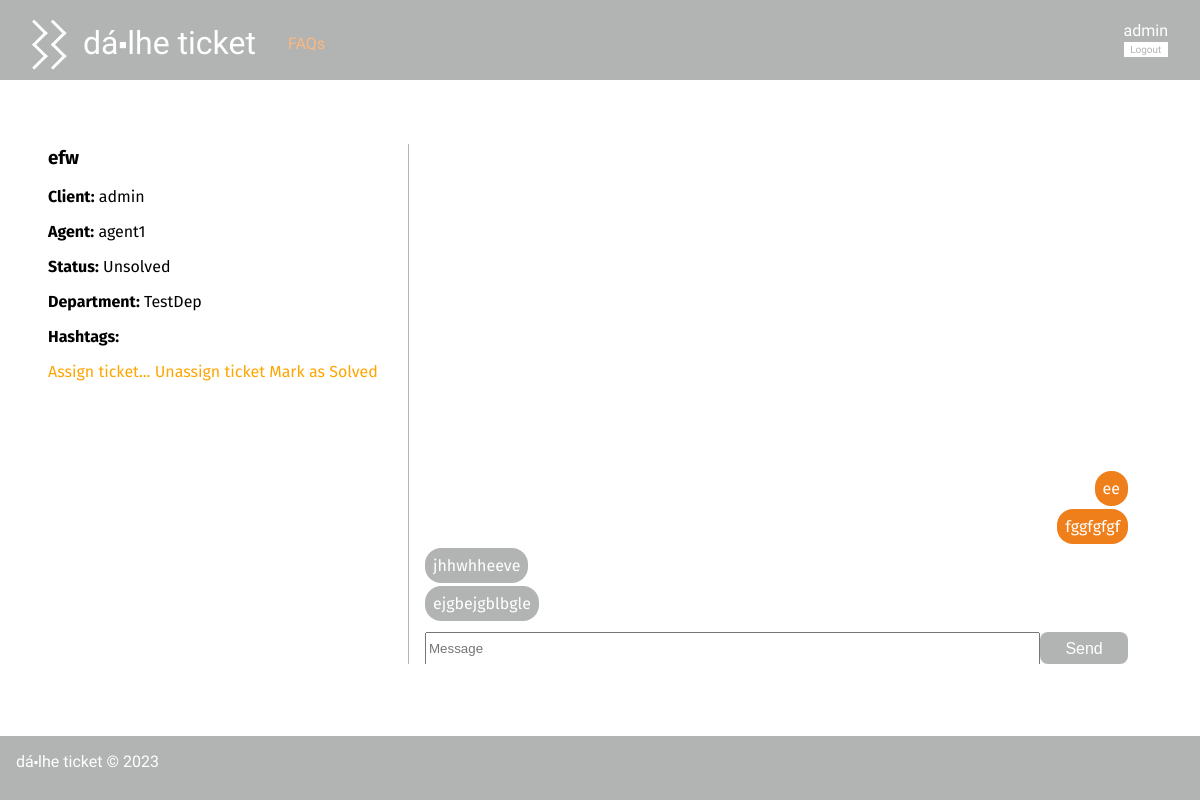
The app's page /pages/ticket.php?id=3 (signed in) with its own data.
### tables this page shows
CREATE TABLE Ticket(
   id integer primary key autoincrement,
   title varchar(60) not null,
   client varchar(20) not null,
   agent varchar(20),
   status varchar(10) not null,
   department varchar(20),
   foreign key (client) references User(username),
   foreign key (agent) references User(username),
   foreign key (department) references Department(name)
);

CREATE TABLE Message(
   id integer primary key autoincrement,
   ticketId integer not null,
   isFromClient boolean not null,
   message text not null,
   author varchar(20) not null,
   foreign key (ticketId) references Ticket(id)
);

### pages/ticket.php (called while the page is built, shortened)
<?php
    require_once(__DIR__ . '/../database/connection.db.php');
    require_once(__DIR__ . '/../database/ticket.class.php');
    require_once(__DIR__ . '/../database/user.class.php');
    require_once(__DIR__ . '/../templates/common.tpl.php');
    require_once(__DIR__ . '/../templates/ticket.tpl.php');
    require_once(__DIR__ . '/../utils/session.php');
    $db = getDatabaseConnection();
    $ticket = Ticket::getTicketById($db, intval($_GET['id']));
    drawTicket($db, $ticket);
?>

### database/ticket.class.php (called while the page is built, shortened)
<?php
    class Ticket {
        public function __construct(int $id, string $title, string $client, ?string $agent, string $status, string $department) {
            $this->id = $id;
            $this->title = $title;
            $this->client = $client;
            $this->agent = $agent;
            $this->status = $status;
            $this->department = $department;
        }
        static public function getTicketById(PDO $db, int $id) : Ticket {
            $stmt = $db->prepare('SELECT * from Ticket WHERE id = ?');
            $stmt->execute(array($id));
            $line = $stmt->fetchAll()[0];
            $ticket = new Ticket(
                $line['id'],
                $line['title'],
                $line['client'],
                $line['agent'],
                $line['status'],
                $line['department'],
            );
            return $ticket;
        }
    }
?>

### utils/session.php (called while the page is built, shortened)
<?php
  class Session {
    public function getName() : ?string {
      return isset($_SESSION['name']) ? $_SESSION['name'] : null;
    }
  }
?>

### database/user.class.php (called while the page is built, shortened)
<?php
class User{
  public function __construct(string $name, string $username, string $email, string $type, string $department, int $ticket_count, int $closed_tickets){
    $this->username = $username;
    $this->type = $type;
  }
  static public function getUserByUsername(PDO $db, string $username) : User {
    $stmt = $db->prepare('SELECT * from User where username = ?');
    $stmt->execute(array($username));
    $user = $stmt->fetchAll()[0];
    return new User(
      $user['name'],
      $user['username'],
      $user['email'],
      $user['type'],
      $user['department'],
      intval($user['ticket_count']),
      intval($user['closed_tickets'])
    );
  }
}
?>

### database/message.class.php (called while the page is built, shortened)
<?php
  require_once(__DIR__ . '/../utils/session.php');
  class Message{
    public string $author;
    public function __construct(int $id, int $ticketId, bool $isFromClient, string $message, string $author){
      $this->message = $message;
      $this->author = $author;
    }
    public function isMine(PDO $db){
      $session = new Session();
      return $this->author == $session->getName();
    }
    static public function getAllMessagesFromTicket(PDO $db, int $id) : array {
        $stmt = $db->prepare('
            SELECT m.id, m.ticketId, m.isFromClient, m.message, m.author
            FROM Message m JOIN Ticket t
            ON m.ticketId = t.id
            WHERE t.id = ?
        ');
        $stmt->execute(array($id));
        $messages = array();
        while($message = $stmt->fetch()){
            $messages[] = new Message(
            $message['id'],
            intval($message['ticketId']),
            $message['isFromClient'] == 1,
            $message['message'],
            $message['author']
            );
        }
        return $messages;
    }
  }
?>

### templates/ticket.tpl.php (the view, shortened to what this page needs)
<?php
    require_once(__DIR__ . '/../database/ticket.class.php');
    require_once(__DIR__ . '/../database/message.class.php');
?>
<?php function drawTicket(PDO $db, Ticket $ticket) {
    $session = new Session();
    $me = User::getUserByUsername($db, $session->getName());
    ?>
    <div class="ticket_details">
        <div class="ticket_info">
            <h3><?= $ticket->title ?></h3>
            <div class="ticket_client"><span class="bold">Client:</span> <?= $ticket->client ?></div>
            <?php if($ticket->agent !== null) { ?>
                <div class="ticket_agent"><span class="bold">Agent:</span> <?= $ticket->agent ?></div>
            <?php } ?>
            <div class="ticket_status"><span class="bold">Status:</span> <?= $ticket->status ?></div>
            <div class="ticket_department"><span class="bold">Department:</span> <?= $ticket->department ?></div>
            <div class="ticket_hashtags"><span class="bold">Hashtags: </span>
            </div>
                <?php
                    if (($me->type == 'admin' || $me->department == $ticket->department) && $ticket->status == 'Unsolved') {
            ?>
                    <a href="../pages/assign_ticket.php?id=<?= $ticket->id ?>">Assign ticket...</a>
            <?php
                    } if ($ticket->agent != null && $ticket->status == 'Unsolved' && $me->type == 'admin') {
            ?>
                    <a href=<?=("../actions/action_abandon_ticket.php?id=" . $ticket->id)?>>
                        Unassign ticket
                    </a>
            <?php
                    }
                    if ($me->type == 'admin' || $ticket->agent == $me->username) {
            ?>
                    <a href="../actions/action_change_ticket_status.php?id=<?= $ticket->id ?>">
                        Mark as <?= $ticket->status == 'Unsolved'? 'Solved' : 'Unsolved' ?>
                    </a>
            <?php
                    }
                ?>
                </div>
        <?php
            if($session->getName() == $ticket->agent || $session->getName() == $ticket->client || $ticket->agent == null) {
        ?>
        <div class="ticket_messages">
            <div class="message_list">
        <?php
            foreach(Message::getAllMessagesFromTicket($db, $ticket->id) as $message) { ?>
                    <div class="ticket_message <?= $message->isMine($db) ? 'right' : 'left' ?>">
                        <div class="ticket_message_text"><p><?= $message->message ?></p></div>
                    </div>
                <?php }
            if (($ticket->client == $me->username || $ticket->agent == $me->username) && $ticket->status == 'Unsolved') {
                ?>
                </div>
            <form class="send_message" method=post action="../actions/action_send_message.php">
                <input type="text" name="message" placeholder="Message">
                <button class="message_button"type="Submit">Send</button>
            </form>
        </div>
    <?php } ?>
<?php } ?>
<?php } ?>

### css/style.css (style rules this page uses)
body { font-family: 'Allerta Stencil', sans-serif; margin: 0; padding: 0; display: grid; grid-template-columns: auto; grid-template-rows: 5em auto 4em; grid-template-areas: "header" "main" "footer"; min-height: 100vh; background-color: #b2b3b3; }
form * { display: block; }
a { text-decoration: none; color: orange; }
button { background-color: #b2b3b3; color: #ffffff; border: none; border-radius: 0.5em; padding: 0.5em; font-size: 1em; font-weight: 100; cursor: pointer; margin: 1em 0; }
p { overflow-wrap: break-word; }
.username, .email, .type, .ticket_client, .ticket_agent, .ticket_status, .ticket_department, .ticket_hashtags, .agent_department, .assigned_tickets, .solved_tickets { margin-bottom: 1em; }
.bold { font-weight: bold; }
.send_message { display: grid; grid-template-columns: 7fr 1fr; height: 2em; }
.send_message * { height: 2em; margin: 0; }
@media (min-width: 50em) { .ticket_details { display: grid; grid-template-columns: 30vw 60vw; grid-template-rows: 67vh; grid-template-areas: "left right"; } }
@media (min-width: 50em) { .ticket_details .ticket_info { grid-area: left; padding-right: 1em; } }
@media (min-width: 50em) { .ticket_details .ticket_messages { grid-area: right; height: 100 vh; overflow-y: scroll; border-left-color: #b2b3b3; border-left-style: solid; border-left-width: 1px; border-top: none; padding-left: 1em; margin-top: 3.7em; padding-top: 0; align-self: end; justify-self: stretch; min-width: none; height: 65vh; display: grid; grid-template-rows: auto 2.5em; grid-template-areas: "message_list" "form"; } }
@media (min-width: 50em) { .message_list { grid-area: message_list; align-self: end; } }
@media (min-width: 50em) { .ticket_messages .send_message { grid-area: form; align-self: end; } }
.ticket_message_text { display: inline-block; border-radius: 1em; padding: 0.5em; }
.right { display: flex; justify-content: flex-end; }
.right .ticket_message_text { background-color: #ef7f1a; }
.right p { display: inline; margin: 0; color: white }
.left .ticket_message_text { background-color: #b2b3b3; }
.left p { display: inline; margin: 0; color:white; }
.ticket_message { margin-bottom: 0.2em; }
.ticket_messages .send_message { margin-top: 1em; }

### records on screen
ticket: title "efw", client "admin", agent "agent1", status "Unsolved", department "TestDep"
message: message "ee"
message: message "fggfgfgf"
message: message "jhhwhheeve"
message: message "ejgbejgblbgle"

### other values on screen
$name "dá⬝lhe ticket"
$session->getName() "admin"
